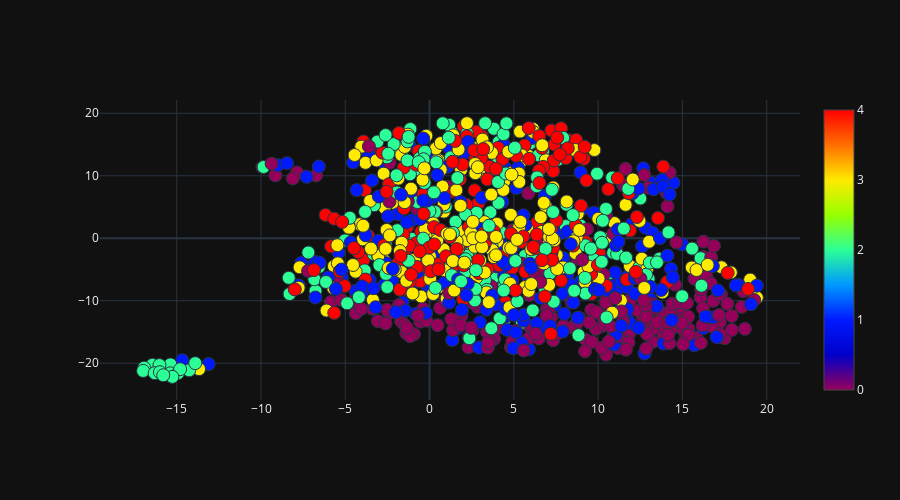

Notebook source saved alongside this figure:
### Markdown cell above
### Depression data

### Code cell
embedding_dep_2D = umap.UMAP( n_neighbors=4, min_dist=2, spread=2).fit_transform(df_dep_concat.values)
y_scale = reclass_scale(get_scale_y()[0])
y_binary = get_binary_y()[0]

plot_2d(embedding_dep_2D[:, 0], embedding_dep_2D[:, 1], y_scale)

### Figure 1 — Plotly figure (JSON) as saved in the notebook; plotly's stock layout.template omitted (floating-point values rounded to 4 significant figures; data arrays with more than 128 entries replaced by an {"elided": "..."} marker saying what was removed)
{"data": [{"marker": {"color": {"elided": "976 int values"}, "colorscale": [[0, "rgb(150,0,90)"], [0.125, "rgb(0,0,200)"], [0.25, "rgb(0,25,255)"], [0.375, "rgb(0,152,255)"], [0.5, "rgb(44,255,150)"], [0.625, "rgb(151,255,0)"], [0.75, "rgb(255,234,0)"], [0.875, "rgb(255,111,0)"], [1, "rgb(255,0,0)"]], "line": {"width": 1}, "showscale": true, "size": 13}, "mode": "markers", "type": "scatter", "x": {"elided": "976 float values"}, "y": {"elided": "976 float values"}}], "layout": {"height": 500, "margin": {"b": 100, "l": 100, "r": 100, "t": 100}, "width": 900}}
